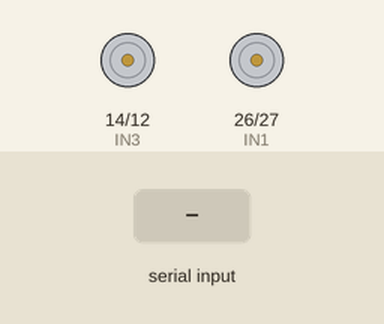
Simulated run of this sketch. Board: ESP32. Parts: motor-driver pin pairs drawn as motors (green arrow = first pin HIGH = forward, orange = second pin HIGH = backward, longer = more drive). Inputs (shaded band) come from the test bench. What the sketch prints to the serial monitor is not drawn.

Above: at 1.2 s.
1.3 s: "F" received over Serial
At 2.4 s:
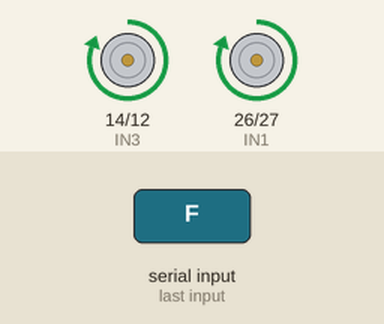
2.8 s: "B" received over Serial
At 3.5 s:
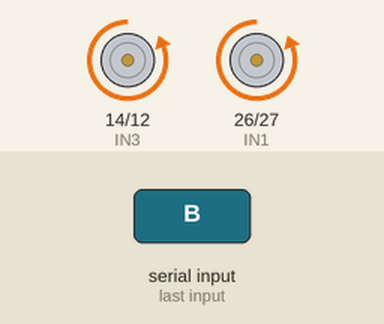
4.3 s: "L" received over Serial
At 4.6 s:
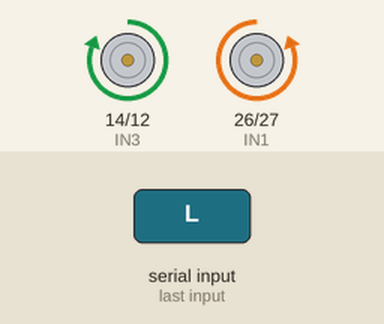
5.8 s: "R" received over Serial
At 7.0 s:
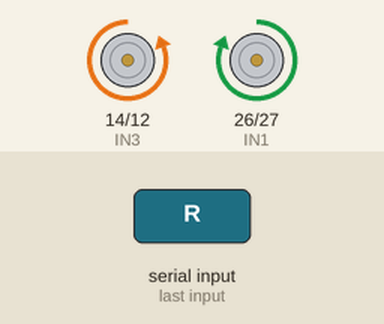
7.3 s: "S" received over Serial
At 8.1 s:
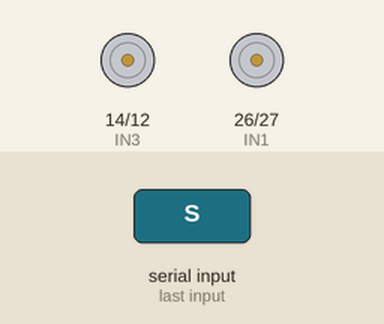
Timing chart, 0 to 9.8 s (numbered marks = the images above; inputs shaded):
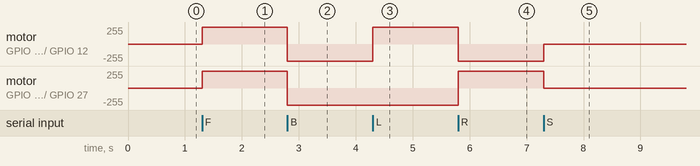

Measured:
- after the input at 1.3 s, motor on GPIO 14 (IN3) / GPIO 12 (IN4), motor on GPIO 26 (IN1) / GPIO 27 (IN2): stopped → forward 255/255 at once
- after the input at 2.8 s, motor on GPIO 14 (IN3) / GPIO 12 (IN4), motor on GPIO 26 (IN1) / GPIO 27 (IN2): forward 255/255 → backward 255/255 at once
- after the input at 4.3 s, motor on GPIO 14 (IN3) / GPIO 12 (IN4): backward 255/255 → forward 255/255 at once
- after the input at 5.8 s, motor on GPIO 14 (IN3) / GPIO 12 (IN4): forward 255/255 → backward 255/255 at once; motor on GPIO 26 (IN1) / GPIO 27 (IN2): backward 255/255 → forward 255/255 at once
- after the input at 7.3 s, motor on GPIO 14 (IN3) / GPIO 12 (IN4): backward 255/255 → stopped at once; motor on GPIO 26 (IN1) / GPIO 27 (IN2): forward 255/255 → stopped at once

The sketch:

robot_control_esp32.ino
```cpp
/*
 * File Name   : robot_control_esp32.c
 * Board       : ESP32
 * Language    : C (Arduino framework)
 * Description : Robot movement control using switch-case
 *
 * Commands:
 *   F - Move Forward
 *   B - Move Backward
 *   L - Turn Left
 *   R - Turn Right
 *   S - Stop
 */

#include <Arduino.h>

/* Motor Driver Pins */
#define IN1 26   // Left motor forward
#define IN2 27   // Left motor backward
#define IN3 14   // Right motor forward
#define IN4 12   // Right motor backward

char command;

/* Function Declarations */
void moveForward(void);
void moveBackward(void);
void turnLeft(void);
void turnRight(void);
void stopRobot(void);

void setup() {
    Serial.begin(9600);

    pinMode(IN1, OUTPUT);
    pinMode(IN2, OUTPUT);
    pinMode(IN3, OUTPUT);
    pinMode(IN4, OUTPUT);

    stopRobot();
    Serial.println("ESP32 Robot Ready...");
}

void loop() {
    if (Serial.available() > 0) {
        command = Serial.read();
        command = toupper(command);

        switch (command) {
            case 'F':
                moveForward();
                break;

            case 'B':
                moveBackward();
                break;

            case 'L':
                turnLeft();
                break;

            case 'R':
                turnRight();
                break;

            case 'S':
                stopRobot();
                break;

            default:
                stopRobot();
                break;
        }
    }
}

/* Motor Control Functions */

void moveForward(void) {
    digitalWrite(IN1, HIGH);
    digitalWrite(IN2, LOW);
    digitalWrite(IN3, HIGH);
    digitalWrite(IN4, LOW);
}

void moveBackward(void) {
    digitalWrite(IN1, LOW);
    digitalWrite(IN2, HIGH);
    digitalWrite(IN3, LOW);
    digitalWrite(IN4, HIGH);
}

void turnLeft(void) {
    digitalWrite(IN1, LOW);
    digitalWrite(IN2, HIGH);
    digitalWrite(IN3, HIGH);
    digitalWrite(IN4, LOW);
}

void turnRight(void) {
    digitalWrite(IN1, HIGH);
    digitalWrite(IN2, LOW);
    digitalWrite(IN3, LOW);
    digitalWrite(IN4, HIGH);
}

void stopRobot(void) {
    digitalWrite(IN1, LOW);
    digitalWrite(IN2, LOW);
    digitalWrite(IN3, LOW);
    digitalWrite(IN4, LOW);
}
```
